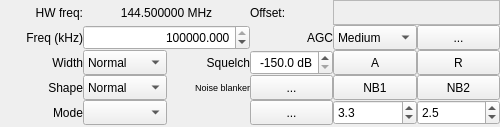
  <widget class="QWidget" name="dockWidgetContents">
   <property name="sizePolicy">
    <sizepolicy hsizetype="MinimumExpanding" vsizetype="MinimumExpanding">
     <horstretch>0</horstretch>
     <verstretch>0</verstretch>
    </sizepolicy>
   </property>
   <property name="minimumSize">
    <size>
     <width>500</width>
     <height>100</height>
    </size>
   </property>
   <property name="maximumSize">
    <size>
     <width>16777215</width>
     <height>360</height>
    </size>
   </property>
   <layout class="QVBoxLayout" name="verticalLayout" stretch="1,0">
    <property name="spacing">
     <number>0</number>
    </property>
    <property name="leftMargin">
     <number>0</number>
    </property>
    <property name="topMargin">
     <number>0</number>
    </property>
    <property name="rightMargin">
     <number>0</number>
    </property>
    <property name="bottomMargin">
     <number>0</number>
    </property>
    <item>
     <widget class="QFrame" name="frame_recv">
      <property name="sizePolicy">
       <sizepolicy hsizetype="MinimumExpanding" vsizetype="Preferred">
        <horstretch>0</horstretch>
        <verstretch>100</verstretch>
       </sizepolicy>
      </property>
      <property name="minimumSize">
       <size>
        <width>400</width>
        <height>100</height>
       </size>
      </property>
      <property name="maximumSize">
       <size>
        <width>16777215</width>
        <height>240</height>
       </size>
      </property>
      <layout class="QGridLayout" name="gridLayout">
       <property name="leftMargin">
        <number>0</number>
       </property>
       <property name="topMargin">
        <number>0</number>
       </property>
       <property name="rightMargin">
        <number>0</number>
       </property>
       <property name="bottomMargin">
        <number>2</number>
       </property>
       <property name="spacing">
        <number>0</number>
       </property>
       <item row="2" column="1">
        <widget class="QComboBox" name="filterCombo">
         <property name="enabled">
          <bool>true</bool>
         </property>
         <property name="sizePolicy">
          <sizepolicy hsizetype="MinimumExpanding" vsizetype="MinimumExpanding">
           <horstretch>0</horstretch>
           <verstretch>0</verstretch>
          </sizepolicy>
         </property>
         <property name="minimumSize">
          <size>
           <width>0</width>
           <height>25</height>
          </size>
         </property>
         <property name="maximumSize">
          <size>
           <width>16777215</width>
           <height>100</height>
          </size>
         </property>
         <property name="toolTip">
          <string>Apply mode dependent filter preset</string>
         </property>
         <property name="accessibleName">
          <string>Filter width</string>
         </property>
         <property name="currentIndex">
          <number>1</number>
         </property>
         <item>
          <property name="text">
           <string>Wide</string>
          </property>
         </item>
         <item>
          <property name="text">
           <string>Normal</string>
          </property>
         </item>
         <item>
          <property name="text">
           <string>Narrow</string>
          </property>
         </item>
         <item>
          <property name="text">
           <string>User</string>
          </property>
         </item>
        </widget>
       </item>
       <item row="2" column="5">
        <widget class="QPushButton" name="resetSquelchButton">
         <property name="sizePolicy">
          <sizepolicy hsizetype="MinimumExpanding" vsizetype="MinimumExpanding">
           <horstretch>0</horstretch>
           <verstretch>0</verstretch>
          </sizepolicy>
         </property>
         <property name="minimumSize">
          <size>
           <width>0</width>
           <height>25</height>
          </size>
         </property>
         <property name="maximumSize">
          <size>
           <width>16777215</width>
           <height>100</height>
          </size>
         </property>
         <property name="toolTip">
          <string>Reset squelch to its default value</string>
         </property>
         <property name="accessibleName">
          <string>Auto squelch</string>
         </property>
         <property name="text">
          <string>R</string>
         </property>
         <property name="iconSize">
          <size>
           <width>16</width>
           <height>16</height>
          </size>
         </property>
        </widget>
       </item>
       <item row="2" column="2">
        <widget class="QLabel" name="sqlLabel">
         <property name="sizePolicy">
          <sizepolicy hsizetype="MinimumExpanding" vsizetype="MinimumExpanding">
           <horstretch>0</horstretch>
           <verstretch>0</verstretch>
          </sizepolicy>
         </property>
         <property name="minimumSize">
          <size>
           <width>0</width>
           <height>25</height>
          </size>
         </property>
         <property name="maximumSize">
          <size>
           <width>16777215</width>
           <height>100</height>
          </size>
         </property>
         <property name="toolTip">
          <string>Squelch level in dB below full scale</string>
         </property>
         <property name="text">
          <string>Squelch</string>
         </property>
         <property name="alignment">
          <set>Qt::AlignRight|Qt::AlignTrailing|Qt::AlignVCenter</set>
         </property>
        </widget>
       </item>
       <item row="2" column="4">
        <widget class="QPushButton" name="autoSquelchButton">
         <property name="sizePolicy">
          <sizepolicy hsizetype="MinimumExpanding" vsizetype="MinimumExpanding">
           <horstretch>0</horstretch>
           <verstretch>0</verstretch>
          </sizepolicy>
         </property>
         <property name="minimumSize">
          <size>
           <width>0</width>
           <height>25</height>
          </size>
         </property>
         <property name="maximumSize">
          <size>
           <width>16777215</width>
           <height>100</height>
          </size>
         </property>
         <property name="toolTip">
          <string>Set squelch to the current signal or noise level</string>
         </property>
         <property name="accessibleName">
          <string>Auto squelch</string>
         </property>
         <property name="text">
          <string>A</string>
         </property>
         <property name="iconSize">
          <size>
           <width>16</width>
           <height>16</height>
          </size>
         </property>
        </widget>
       </item>
       <item row="3" column="2">
        <widget class="QLabel" name="label_10">
         <property name="sizePolicy">
          <sizepolicy hsizetype="MinimumExpanding" vsizetype="MinimumExpanding">
           <horstretch>0</horstretch>
           <verstretch>0</verstretch>
          </sizepolicy>
         </property>
         <property name="minimumSize">
          <size>
           <width>0</width>
           <height>25</height>
          </size>
         </property>
         <property name="maximumSize">
          <size>
           <width>16777215</width>
           <height>100</height>
          </size>
         </property>
         <property name="font">
          <font>
           <pointsize>7</pointsize>
          </font>
         </property>
         <property name="toolTip">
          <string>Noise blanker settings</string>
         </property>
         <property name="text">
          <string>Noise blanker</string>
         </property>
         <property name="alignment">
          <set>Qt::AlignRight|Qt::AlignTrailing|Qt::AlignVCenter</set>
         </property>
        </widget>
       </item>
       <item row="4" column="0">
        <widget class="QLabel" name="demodLabel">
         <property name="sizePolicy">
          <sizepolicy hsizetype="MinimumExpanding" vsizetype="MinimumExpanding">
           <horstretch>0</horstretch>
           <verstretch>0</verstretch>
          </sizepolicy>
         </property>
         <property name="minimumSize">
          <size>
           <width>0</width>
           <height>25</height>
          </size>
         </property>
         <property name="maximumSize">
          <size>
           <width>16777215</width>
           <height>100</height>
          </size>
         </property>
         <property name="layoutDirection">
          <enum>Qt::LeftToRight</enum>
         </property>
         <property name="text">
          <string>Mode</string>
         </property>
         <property name="alignment">
          <set>Qt::AlignRight|Qt::AlignTrailing|Qt::AlignVCenter</set>
         </property>
         <property name="margin">
          <number>0</number>
         </property>
         <property name="indent">
          <number>-1</number>
         </property>
        </widget>
       </item>
       <item row="1" column="4">
        <widget class="QComboBox" name="agcPresetCombo">
         <property name="enabled">
          <bool>true</bool>
         </property>
         <property name="sizePolicy">
          <sizepolicy hsizetype="MinimumExpanding" vsizetype="MinimumExpanding">
           <horstretch>0</horstretch>
           <verstretch>0</verstretch>
          </sizepolicy>
         </property>
         <property name="minimumSize">
          <size>
           <width>0</width>
           <height>25</height>
          </size>
         </property>
         <property name="maximumSize">
          <size>
           <width>16777215</width>
           <height>100</height>
          </size>
         </property>
         <property name="toolTip">
          <string>AGC presets</string>
         </property>
         <property name="accessibleName">
          <string>AGC</string>
         </property>
         <property name="currentIndex">
          <number>1</number>
         </property>
         <item>
          <property name="text">
           <string>Fast</string>
          </property>
         </item>
         <item>
          <property name="text">
           <string>Medium</string>
          </property>
         </item>
         <item>
          <property name="text">
           <string>Slow</string>
          </property>
         </item>
         <item>
          <property name="text">
           <string>User</string>
          </property>
         </item>
         <item>
          <property name="text">
           <string>Off</string>
          </property>
         </item>
        </widget>
       </item>
       <item row="3" column="5">
        <widget class="QPushButton" name="nb2Button">
         <property name="enabled">
          <bool>true</bool>
         </property>
         <property name="sizePolicy">
          <sizepolicy hsizetype="MinimumExpanding" vsizetype="MinimumExpanding">
           <horstretch>0</horstretch>
           <verstretch>0</verstretch>
          </sizepolicy>
         </property>
         <property name="minimumSize">
          <size>
           <width>0</width>
           <height>25</height>
          </size>
         </property>
         <property name="maximumSize">
          <size>
           <width>16777215</width>
           <height>100</height>
          </size>
         </property>
         <property name="toolTip">
          <string>Noise blanker for pulse type noise</string>
         </property>
         <property name="whatsThis">
          <string/>
         </property>
         <property name="accessibleName">
          <string>Noise blanker 2</string>
         </property>
         <property name="text">
          <string>NB2</string>
         </property>
         <property name="checkable">
          <bool>true</bool>
         </property>
        </widget>
       </item>
       <item row="4" column="1">
        <widget class="QComboBox" name="modeSelector">
         <property name="sizePolicy">
          <sizepolicy hsizetype="MinimumExpanding" vsizetype="MinimumExpanding">
           <horstretch>0</horstretch>
           <verstretch>0</verstretch>
          </sizepolicy>
         </property>
         <property name="minimumSize">
          <size>
           <width>0</width>
           <height>25</height>
          </size>
         </property>
         <property name="maximumSize">
          <size>
           <width>16777215</width>
           <height>100</height>
          </size>
         </property>
         <property name="toolTip">
          <string>Demodulator type (mode)</string>
         </property>
         <property name="statusTip">
          <string>Demodulator type (mode)</string>
         </property>
         <property name="accessibleName">
          <string>Mode</string>
         </property>
         <property name="currentIndex">
          <number>-1</number>
         </property>
         <property name="maxVisibleItems">
          <number>30</number>
         </property>
        </widget>
       </item>
       <item row="3" column="4">
        <widget class="QPushButton" name="nb1Button">
         <property name="enabled">
          <bool>true</bool>
         </property>
         <property name="sizePolicy">
          <sizepolicy hsizetype="MinimumExpanding" vsizetype="MinimumExpanding">
           <horstretch>0</horstretch>
           <verstretch>0</verstretch>
          </sizepolicy>
         </property>
         <property name="minimumSize">
          <size>
           <width>0</width>
           <height>25</height>
          </size>
         </property>
         <property name="maximumSize">
          <size>
           <width>16777215</width>
           <height>100</height>
          </size>
         </property>
         <property name="toolTip">
          <string>Noise blanker for static type noise</string>
         </property>
         <property name="whatsThis">
          <string/>
         </property>
         <property name="accessibleName">
          <string>Noise blanker 1</string>
         </property>
         <property name="text">
          <string>NB1</string>
         </property>
         <property name="checkable">
          <bool>true</bool>
         </property>
        </widget>
       </item>
       <item row="3" column="1">
        <widget class="QComboBox" name="filterShapeCombo">
         <property name="sizePolicy">
          <sizepolicy hsizetype="MinimumExpanding" vsizetype="MinimumExpanding">
           <horstretch>0</horstretch>
           <verstretch>0</verstretch>
          </sizepolicy>
         </property>
         <property name="minimumSize">
          <size>
           <width>0</width>
           <height>25</height>
          </size>
         </property>
         <property name="maximumSize">
          <size>
           <width>16777215</width>
           <height>100</height>
          </size>
         </property>
         <property name="toolTip">
          <string>Select the filter shape</string>
         </property>
         <property name="accessibleName">
          <string>Filter shape</string>
         </property>
         <property name="currentIndex">
          <number>1</number>
         </property>
         <item>
          <property name="text">
           <string>Soft</string>
          </property>
         </item>
         <item>
          <property name="text">
           <string>Normal</string>
          </property>
         </item>
         <item>
          <property name="text">
           <string>Sharp</string>
          </property>
         </item>
        </widget>
       </item>
       <item row="1" column="5">
        <widget class="QPushButton" name="agcButton">
         <property name="sizePolicy">
          <sizepolicy hsizetype="MinimumExpanding" vsizetype="MinimumExpanding">
           <horstretch>0</horstretch>
           <verstretch>0</verstretch>
          </sizepolicy>
         </property>
         <property name="minimumSize">
          <size>
           <width>0</width>
           <height>25</height>
          </size>
         </property>
         <property name="maximumSize">
          <size>
           <width>16777215</width>
           <height>100</height>
          </size>
         </property>
         <property name="toolTip">
          <string>AGC options</string>
         </property>
         <property name="accessibleName">
          <string>AGC options</string>
         </property>
         <property name="text">
          <string>...</string>
         </property>
         <property name="iconSize">
          <size>
           <width>16</width>
           <height>16</height>
          </size>
         </property>
         <property name="checked">
          <bool>false</bool>
         </property>
        </widget>
       </item>
       <item row="3" column="3">
        <widget class="QPushButton" name="nbOptButton">
         <property name="sizePolicy">
          <sizepolicy hsizetype="MinimumExpanding" vsizetype="MinimumExpanding">
           <horstretch>0</horstretch>
           <verstretch>0</verstretch>
          </sizepolicy>
         </property>
         <property name="minimumSize">
          <size>
           <width>0</width>
           <height>25</height>
          </size>
         </property>
         <property name="maximumSize">
          <size>
           <width>16777215</width>
           <height>100</height>
          </size>
         </property>
         <property name="toolTip">
          <string>Noise blanker options</string>
         </property>
         <property name="whatsThis">
          <string>Noise blanker options</string>
         </property>
         <property name="accessibleName">
          <string>Noise blanker options</string>
         </property>
         <property name="text">
          <string>...</string>
         </property>
        </widget>
       </item>
       <item row="3" column="0">
        <widget class="QLabel" name="filterShapeLabel">
         <property name="sizePolicy">
          <sizepolicy hsizetype="MinimumExpanding" vsizetype="MinimumExpanding">
           <horstretch>0</horstretch>
           <verstretch>0</verstretch>
          </sizepolicy>
         </property>
         <property name="minimumSize">
          <size>
           <width>0</width>
           <height>25</height>
          </size>
         </property>
         <property name="maximumSize">
          <size>
           <width>16777215</width>
           <height>100</height>
          </size>
         </property>
         <property name="layoutDirection">
          <enum>Qt::LeftToRight</enum>
         </property>
         <property name="text">
          <string>Shape</string>
         </property>
         <property name="alignment">
          <set>Qt::AlignRight|Qt::AlignTrailing|Qt::AlignVCenter</set>
         </property>
        </widget>
       </item>
       <item row="0" column="0">
        <widget class="QLabel" name="rxFreqLabel">
         <property name="sizePolicy">
          <sizepolicy hsizetype="MinimumExpanding" vsizetype="MinimumExpanding">
           <horstretch>0</horstretch>
           <verstretch>0</verstretch>
          </sizepolicy>
         </property>
         <property name="minimumSize">
          <size>
           <width>0</width>
           <height>25</height>
          </size>
         </property>
         <property name="maximumSize">
          <size>
           <width>16777215</width>
           <height>100</height>
          </size>
         </property>
         <property name="toolTip">
          <string>The frequency of the hardware (not including LNB)</string>
         </property>
         <property name="layoutDirection">
          <enum>Qt::LeftToRight</enum>
         </property>
         <property name="text">
          <string>HW freq:</string>
         </property>
         <property name="alignment">
          <set>Qt::AlignRight|Qt::AlignTrailing|Qt::AlignVCenter</set>
         </property>
        </widget>
       </item>
       <item row="4" column="4">
        <widget class="QDoubleSpinBox" name="nb1Threshold">
         <property name="sizePolicy">
          <sizepolicy hsizetype="MinimumExpanding" vsizetype="MinimumExpanding">
           <horstretch>0</horstretch>
           <verstretch>0</verstretch>
          </sizepolicy>
         </property>
         <property name="minimumSize">
          <size>
           <width>0</width>
           <height>25</height>
          </size>
         </property>
         <property name="maximumSize">
          <size>
           <width>16777215</width>
           <height>100</height>
          </size>
         </property>
         <property name="decimals">
          <number>1</number>
         </property>
         <property name="minimum">
          <double>1.000000000000000</double>
         </property>
         <property name="maximum">
          <double>20.000000000000000</double>
         </property>
         <property name="singleStep">
          <double>0.100000000000000</double>
         </property>
         <property name="value">
          <double>3.300000000000000</double>
         </property>
        </widget>
       </item>
       <item row="1" column="0">
        <widget class="QLabel" name="label_11">
         <property name="sizePolicy">
          <sizepolicy hsizetype="MinimumExpanding" vsizetype="MinimumExpanding">
           <horstretch>0</horstretch>
           <verstretch>0</verstretch>
          </sizepolicy>
         </property>
         <property name="minimumSize">
          <size>
           <width>0</width>
           <height>25</height>
          </size>
         </property>
         <property name="maximumSize">
          <size>
           <width>16777215</width>
           <height>100</height>
          </size>
         </property>
         <property name="text">
          <string>Freq (kHz)</string>
         </property>
         <property name="alignment">
          <set>Qt::AlignRight|Qt::AlignTrailing|Qt::AlignVCenter</set>
         </property>
        </widget>
       </item>
       <item row="2" column="0">
        <widget class="QLabel" name="filterLabel">
         <property name="sizePolicy">
          <sizepolicy hsizetype="MinimumExpanding" vsizetype="MinimumExpanding">
           <horstretch>0</horstretch>
           <verstretch>0</verstretch>
          </sizepolicy>
         </property>
         <property name="minimumSize">
          <size>
           <width>0</width>
           <height>25</height>
          </size>
         </property>
         <property name="maximumSize">
          <size>
           <width>16777215</width>
           <height>100</height>
          </size>
         </property>
         <property name="layoutDirection">
          <enum>Qt::LeftToRight</enum>
         </property>
         <property name="text">
          <string>Width</string>
         </property>
         <property name="alignment">
          <set>Qt::AlignRight|Qt::AlignTrailing|Qt::AlignVCenter</set>
         </property>
        </widget>
       </item>
       <item row="2" column="3">
        <widget class="QDoubleSpinBox" name="sqlSpinBox">
         <property name="sizePolicy">
          <sizepolicy hsizetype="MinimumExpanding" vsizetype="MinimumExpanding">
           <horstretch>0</horstretch>
           <verstretch>0</verstretch>
          </sizepolicy>
         </property>
         <property name="minimumSize">
          <size>
           <width>0</width>
           <height>25</height>
          </size>
         </property>
         <property name="maximumSize">
          <size>
           <width>16777215</width>
           <height>100</height>
          </size>
         </property>
         <property name="toolTip">
          <string>Squelch level in dB below full scale</string>
         </property>
         <property name="accessibleName">
          <string>Squelch</string>
         </property>
         <property name="alignment">
          <set>Qt::AlignRight|Qt::AlignTrailing|Qt::AlignVCenter</set>
         </property>
         <property name="accelerated">
          <bool>true</bool>
         </property>
         <property name="suffix">
          <string> dB</string>
         </property>
         <property name="decimals">
          <number>1</number>
         </property>
         <property name="minimum">
          <double>-150.000000000000000</double>
         </property>
         <property name="maximum">
          <double>0.000000000000000</double>
         </property>
         <property name="singleStep">
          <double>1.000000000000000</double>
         </property>
         <property name="value">
          <double>-150.000000000000000</double>
         </property>
        </widget>
       </item>
       <item row="4" column="3">
        <widget class="QPushButton" name="modeButton">
         <property name="sizePolicy">
          <sizepolicy hsizetype="MinimumExpanding" vsizetype="MinimumExpanding">
           <horstretch>0</horstretch>
           <verstretch>0</verstretch>
          </sizepolicy>
         </property>
         <property name="minimumSize">
          <size>
           <width>0</width>
           <height>25</height>
          </size>
         </property>
         <property name="maximumSize">
          <size>
           <width>16777215</width>
           <height>100</height>
          </size>
         </property>
         <property name="toolTip">
          <string>Demodulator options</string>
         </property>
         <property name="accessibleName">
          <string>Mode options</string>
         </property>
         <property name="text">
          <string>...</string>
         </property>
         <property name="iconSize">
          <size>
           <width>16</width>
           <height>16</height>
          </size>
         </property>
         <property name="checked">
          <bool>false</bool>
         </property>
        </widget>
       </item>
       <item row="1" column="3">
        <widget class="QLabel" name="agcLabel">
         <property name="sizePolicy">
          <sizepolicy hsizetype="MinimumExpanding" vsizetype="MinimumExpanding">
           <horstretch>0</horstretch>
           <verstretch>0</verstretch>
          </sizepolicy>
         </property>
         <property name="minimumSize">
          <size>
           <width>0</width>
           <height>25</height>
          </size>
         </property>
         <property name="maximumSize">
          <size>
           <width>16777215</width>
           <height>100</height>
          </size>
         </property>
         <property name="text">
          <string>AGC</string>
         </property>
         <property name="alignment">
          <set>Qt::AlignRight|Qt::AlignTrailing|Qt::AlignVCenter</set>
         </property>
        </widget>
       </item>
       <item row="4" column="5">
        <widget class="QDoubleSpinBox" name="nb2Threshold">
         <property name="sizePolicy">
          <sizepolicy hsizetype="MinimumExpanding" vsizetype="MinimumExpanding">
           <horstretch>0</horstretch>
           <verstretch>0</verstretch>
          </sizepolicy>
         </property>
         <property name="minimumSize">
          <size>
           <width>0</width>
           <height>25</height>
          </size>
         </property>
         <property name="maximumSize">
          <size>
           <width>16777215</width>
           <height>100</height>
          </size>
         </property>
         <property name="decimals">
          <number>1</number>
         </property>
         <property name="maximum">
          <double>15.000000000000000</double>
         </property>
         <property name="singleStep">
          <double>0.100000000000000</double>
         </property>
         <property name="value">
          <double>2.500000000000000</double>
         </property>
        </widget>
       </item>
       <item row="1" column="1" colspan="2">
        <widget class="QDoubleSpinBox" name="freqSpinBox">
         <property name="sizePolicy">
          <sizepolicy hsizetype="MinimumExpanding" vsizetype="MinimumExpanding">
           <horstretch>0</horstretch>
           <verstretch>0</verstretch>
          </sizepolicy>
         </property>
         <property name="minimumSize">
          <size>
           <width>0</width>
           <height>25</height>
          </size>
         </property>
         <property name="maximumSize">
          <size>
           <width>16777215</width>
           <height>100</height>
          </size>
         </property>
         <property name="toolTip">
          <string>Receiver frequency</string>
         </property>
         <property name="accessibleName">
          <string>Frequency</string>
         </property>
         <property name="alignment">
          <set>Qt::AlignRight|Qt::AlignTrailing|Qt::AlignVCenter</set>
         </property>
         <property name="decimals">
          <number>3</number>
         </property>
         <property name="minimum">
          <double>24000.000000000000000</double>
         </property>
         <property name="maximum">
          <double>2200000.000000000000000</double>
         </property>
         <property name="value">
          <double>144500.000000000000000</double>
         </property>
        </widget>
       </item>
       <item row="0" column="4" colspan="2">
        <widget class="CFreqCtrl" name="filterFreq">
         <property name="sizePolicy">
          <sizepolicy hsizetype="MinimumExpanding" vsizetype="MinimumExpanding">
           <horstretch>0</horstretch>
           <verstretch>0</verstretch>
          </sizepolicy>
         </property>
         <property name="minimumSize">
          <size>
           <width>0</width>
           <height>25</height>
          </size>
         </property>
         <property name="maximumSize">
          <size>
           <width>400</width>
           <height>100</height>
          </size>
         </property>
         <property name="toolTip">
          <string>&lt;html&gt;&lt;head/&gt;&lt;body&gt;&lt;p&gt;Channel filter offset.&lt;br/&gt;
This is an offset from the hardware RF frequency.&lt;/p&gt;&lt;/body&gt;&lt;/html&gt;</string>
         </property>
         <property name="layoutDirection">
          <enum>Qt::LeftToRight</enum>
         </property>
         <property name="frameShape">
          <enum>QFrame::StyledPanel</enum>
         </property>
         <property name="frameShadow">
          <enum>QFrame::Raised</enum>
         </property>
        </widget>
       </item>
       <item row="0" column="3">
        <widget class="QLabel" name="rxOffset">
         <property name="sizePolicy">
          <sizepolicy hsizetype="MinimumExpanding" vsizetype="MinimumExpanding">
           <horstretch>0</horstretch>
           <verstretch>0</verstretch>
          </sizepolicy>
         </property>
         <property name="minimumSize">
          <size>
           <width>0</width>
           <height>25</height>
          </size>
         </property>
         <property name="maximumSize">
          <size>
           <width>16777215</width>
           <height>100</height>
          </size>
         </property>
         <property name="toolTip">
          <string>The frequency of the hardware (not including LNB)</string>
         </property>
         <property name="text">
          <string>Offset:</string>
         </property>
         <property name="alignment">
          <set>Qt::AlignLeading|Qt::AlignLeft|Qt::AlignVCenter</set>
         </property>
        </widget>
       </item>
       <item row="0" column="1" colspan="2">
        <widget class="QLabel" name="hwFreq">
         <property name="sizePolicy">
          <sizepolicy hsizetype="MinimumExpanding" vsizetype="MinimumExpanding">
           <horstretch>0</horstretch>
           <verstretch>0</verstretch>
          </sizepolicy>
         </property>
         <property name="minimumSize">
          <size>
           <width>0</width>
           <height>25</height>
          </size>
         </property>
         <property name="maximumSize">
          <size>
           <width>16777215</width>
           <height>100</height>
          </size>
         </property>
         <property name="toolTip">
          <string>The frequency of the hardware (not including LNB)</string>
         </property>
         <property name="text">
          <string>144.500000 MHz</string>
         </property>
         <property name="alignment">
          <set>Qt::AlignCenter</set>
         </property>
        </widget>
       </item>
      </layout>
     </widget>
    </item>
    <item>
     <spacer name="verticalSpacer_2">
      <property name="orientation">
       <enum>Qt::Vertical</enum>
      </property>
      <property name="sizeType">
       <enum>QSizePolicy::MinimumExpanding</enum>
      </property>
      <property name="sizeHint" stdset="0">
       <size>
        <width>20</width>
        <height>0</height>
       </size>
      </property>
     </spacer>
    </item>
   </layout>
  </widget>
